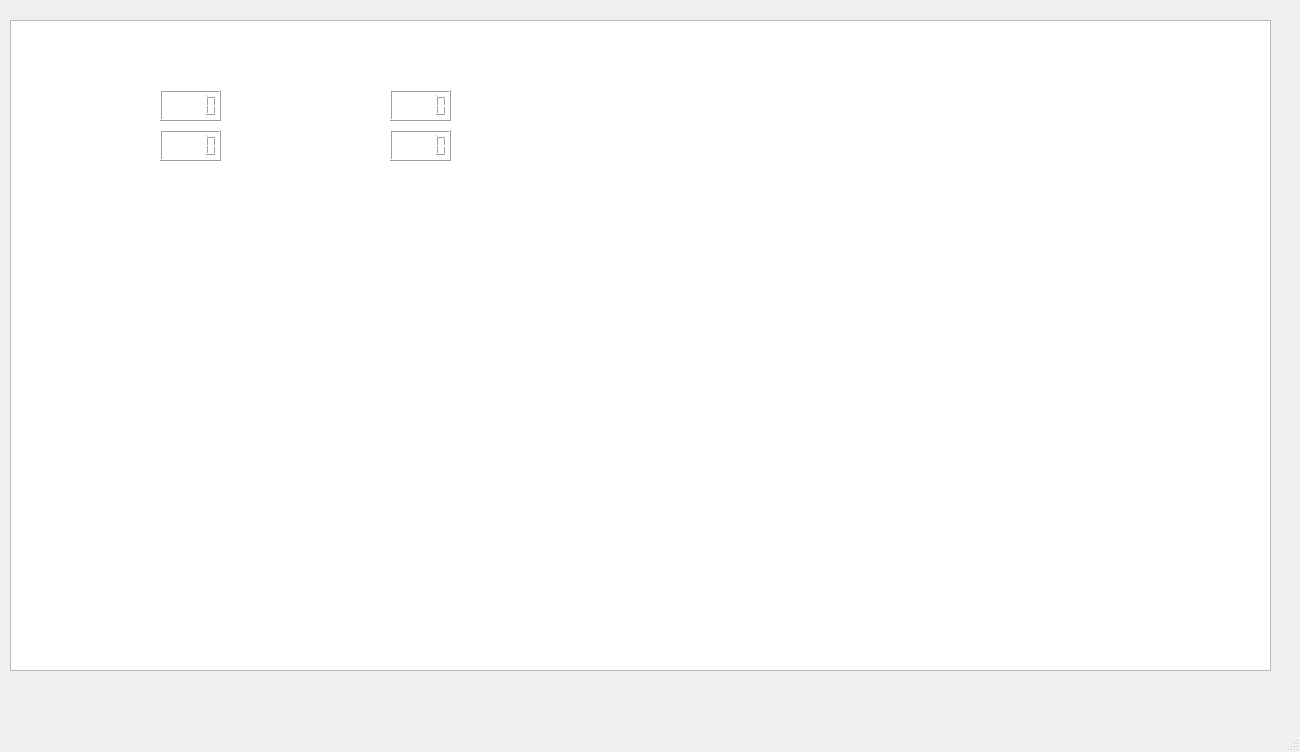
<?xml version="1.0" encoding="UTF-8"?>
<ui version="4.0">
 <class>level1Multiplayer</class>
 <widget class="QMainWindow" name="level1Multiplayer">
  <property name="geometry">
   <rect>
    <x>0</x>
    <y>0</y>
    <width>1300</width>
    <height>752</height>
   </rect>
  </property>
  <property name="windowTitle">
   <string>MainWindow</string>
  </property>
  <widget class="QWidget" name="centralwidget">
   <widget class="QGraphicsView" name="graphicsView">
    <property name="geometry">
     <rect>
      <x>10</x>
      <y>20</y>
      <width>1261</width>
      <height>651</height>
     </rect>
    </property>
   </widget>
   <widget class="QLabel" name="labelP1">
    <property name="geometry">
     <rect>
      <x>70</x>
      <y>40</y>
      <width>111</width>
      <height>31</height>
     </rect>
    </property>
    <property name="text">
     <string>&lt;html&gt;&lt;head/&gt;&lt;body&gt;&lt;p&gt;&lt;span style=&quot; font-size:16pt; font-weight:600; color:#ffffff;&quot;&gt;PLAYER 1&lt;/span&gt;&lt;/p&gt;&lt;/body&gt;&lt;/html&gt;</string>
    </property>
   </widget>
   <widget class="QLCDNumber" name="lcd_sc1">
    <property name="geometry">
     <rect>
      <x>160</x>
      <y>90</y>
      <width>61</width>
      <height>31</height>
     </rect>
    </property>
   </widget>
   <widget class="QLCDNumber" name="lcd_hl1">
    <property name="geometry">
     <rect>
      <x>160</x>
      <y>130</y>
      <width>61</width>
      <height>31</height>
     </rect>
    </property>
   </widget>
   <widget class="QLabel" name="label_2">
    <property name="geometry">
     <rect>
      <x>70</x>
      <y>90</y>
      <width>81</width>
      <height>31</height>
     </rect>
    </property>
    <property name="text">
     <string>&lt;html&gt;&lt;head/&gt;&lt;body&gt;&lt;p&gt;&lt;span style=&quot; font-size:14pt; font-weight:600; color:#ffffff;&quot;&gt;SCORE:&lt;/span&gt;&lt;/p&gt;&lt;/body&gt;&lt;/html&gt;</string>
    </property>
   </widget>
   <widget class="QLabel" name="label_3">
    <property name="geometry">
     <rect>
      <x>70</x>
      <y>130</y>
      <width>91</width>
      <height>31</height>
     </rect>
    </property>
    <property name="text">
     <string>&lt;html&gt;&lt;head/&gt;&lt;body&gt;&lt;p&gt;&lt;span style=&quot; font-size:14pt; font-weight:600; color:#ffffff;&quot;&gt;HEALTH:&lt;/span&gt;&lt;/p&gt;&lt;/body&gt;&lt;/html&gt;</string>
    </property>
   </widget>
   <widget class="QLabel" name="labelP2">
    <property name="geometry">
     <rect>
      <x>300</x>
      <y>40</y>
      <width>111</width>
      <height>31</height>
     </rect>
    </property>
    <property name="text">
     <string>&lt;html&gt;&lt;head/&gt;&lt;body&gt;&lt;p&gt;&lt;span style=&quot; font-size:16pt; font-weight:600; color:#ffffff;&quot;&gt;PLAYER2&lt;/span&gt;&lt;/p&gt;&lt;/body&gt;&lt;/html&gt;</string>
    </property>
   </widget>
   <widget class="QLabel" name="label_5">
    <property name="geometry">
     <rect>
      <x>300</x>
      <y>90</y>
      <width>91</width>
      <height>31</height>
     </rect>
    </property>
    <property name="text">
     <string>&lt;html&gt;&lt;head/&gt;&lt;body&gt;&lt;p&gt;&lt;span style=&quot; font-size:14pt; font-weight:600; color:#ffffff;&quot;&gt;SCORE:&lt;/span&gt;&lt;/p&gt;&lt;/body&gt;&lt;/html&gt;</string>
    </property>
   </widget>
   <widget class="QLabel" name="label_6">
    <property name="geometry">
     <rect>
      <x>300</x>
      <y>130</y>
      <width>91</width>
      <height>31</height>
     </rect>
    </property>
    <property name="text">
     <string>&lt;html&gt;&lt;head/&gt;&lt;body&gt;&lt;p&gt;&lt;span style=&quot; font-size:14pt; font-weight:600; color:#ffffff;&quot;&gt;HEALTH:&lt;/span&gt;&lt;/p&gt;&lt;/body&gt;&lt;/html&gt;</string>
    </property>
   </widget>
   <widget class="QLCDNumber" name="lcd_sc2">
    <property name="geometry">
     <rect>
      <x>390</x>
      <y>90</y>
      <width>61</width>
      <height>31</height>
     </rect>
    </property>
   </widget>
   <widget class="QLCDNumber" name="lcd_hl2">
    <property name="geometry">
     <rect>
      <x>390</x>
      <y>130</y>
      <width>61</width>
      <height>31</height>
     </rect>
    </property>
   </widget>
   <widget class="QLabel" name="label_Fond">
    <property name="geometry">
     <rect>
      <x>10</x>
      <y>20</y>
      <width>1271</width>
      <height>661</height>
     </rect>
    </property>
    <property name="text">
     <string>TextLabel</string>
    </property>
   </widget>
   <zorder>label_Fond</zorder>
   <zorder>graphicsView</zorder>
   <zorder>labelP1</zorder>
   <zorder>lcd_sc1</zorder>
   <zorder>lcd_hl1</zorder>
   <zorder>label_2</zorder>
   <zorder>label_3</zorder>
   <zorder>labelP2</zorder>
   <zorder>label_5</zorder>
   <zorder>label_6</zorder>
   <zorder>lcd_sc2</zorder>
   <zorder>lcd_hl2</zorder>
  </widget>
  <widget class="QMenuBar" name="menubar">
   <property name="geometry">
    <rect>
     <x>0</x>
     <y>0</y>
     <width>1300</width>
     <height>22</height>
    </rect>
   </property>
  </widget>
  <widget class="QStatusBar" name="statusbar"/>
 </widget>
 <resources/>
 <connections/>
</ui>
